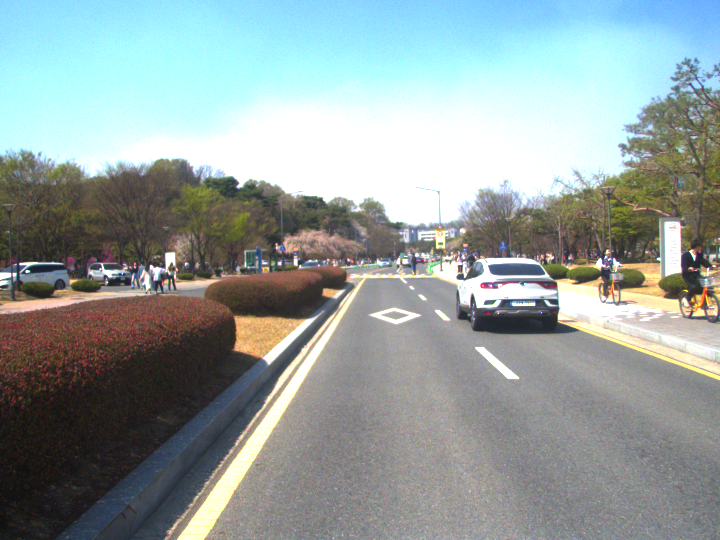
#> input picture test/left.png, 720 x 540 px
$ python stereo_sgbm.py test/left.png test/right.png
#> lines starting #> are read from the running program, lines starting #| are printed output that depends on the picture; after the words box and inside, x2 and y2 are one past the last pixel; in counts of white or black regions, pixels touching at a corner belong together
import cv2
import numpy as np
import argparse

def compute_disparity(left_img_path, right_img_path, min_disp, num_disp, block_size, uniqueness, speckle_win, speckle_range):
    # Load left and right images
#> called with left_img_path = 'test/left.png', right_img_path = 'test/right.png', min_disp = 0, num_disp = 64, block_size = 9, uniqueness = 10, speckle_win = 100, speckle_range = 32
    left_img = cv2.imread(left_img_path, cv2.IMREAD_GRAYSCALE)
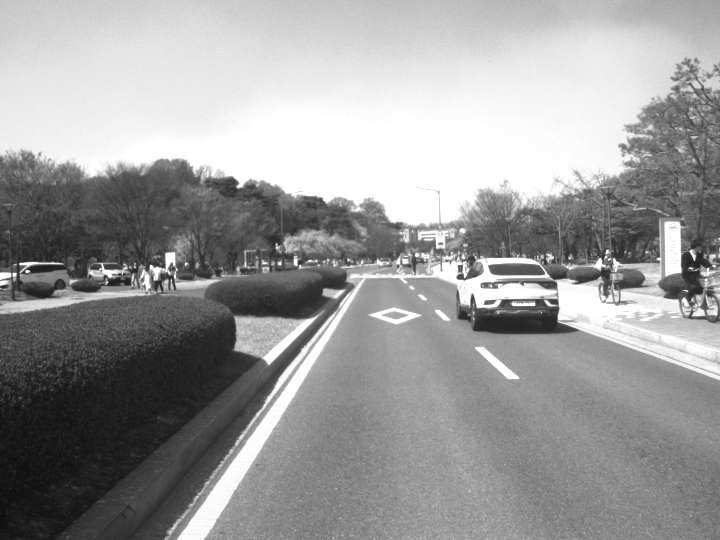
#> left_img: shape (540, 720); min 13, max 255, mean 154.9
    right_img = cv2.imread(right_img_path, cv2.IMREAD_GRAYSCALE)
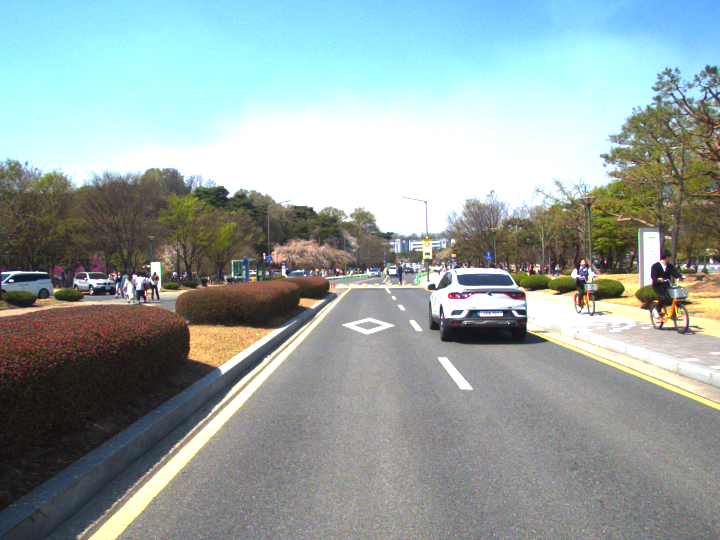
#> input picture test/right.png, 720 x 540 px
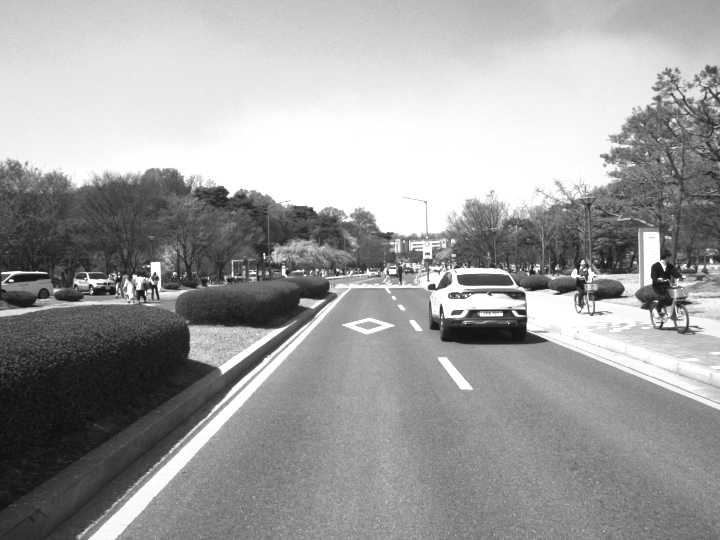
#> right_img: shape (540, 720); min 14, max 255, mean 159

    if left_img is None or right_img is None:
        print("Error: One or both images not found.")
        return

    # Create StereoSGBM matcher
    stereo = cv2.StereoSGBM_create(
        minDisparity=min_disp,
        numDisparities=num_disp,
        blockSize=block_size,
        uniquenessRatio=uniqueness,
        speckleWindowSize=speckle_win,
        speckleRange=speckle_range,
        disp12MaxDiff=1,
        P1=8 * 3 * block_size**2,
        P2=32 * 3 * block_size**2
    )

    # Compute disparity
    disparity = stereo.compute(left_img, right_img).astype(np.float32) / 16.0
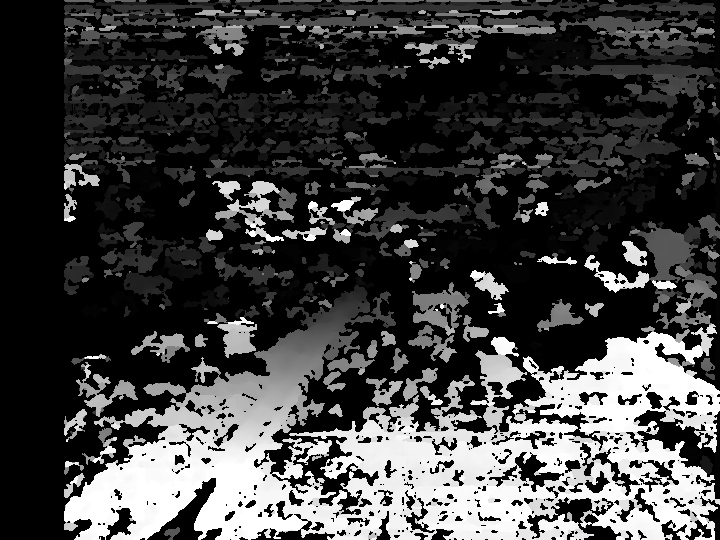
#> disparity: shape (540, 720) float32; min -1, max 63, mean 15.2; drawn with min black and max white

    # Normalize for visualization
    disparity_visual = cv2.normalize(disparity, None, 0, 255, cv2.NORM_MINMAX)
    disparity_visual = np.uint8(disparity_visual)

    # Show the result
    Hori = np.concatenate((left_img, disparity_visual), axis=1)
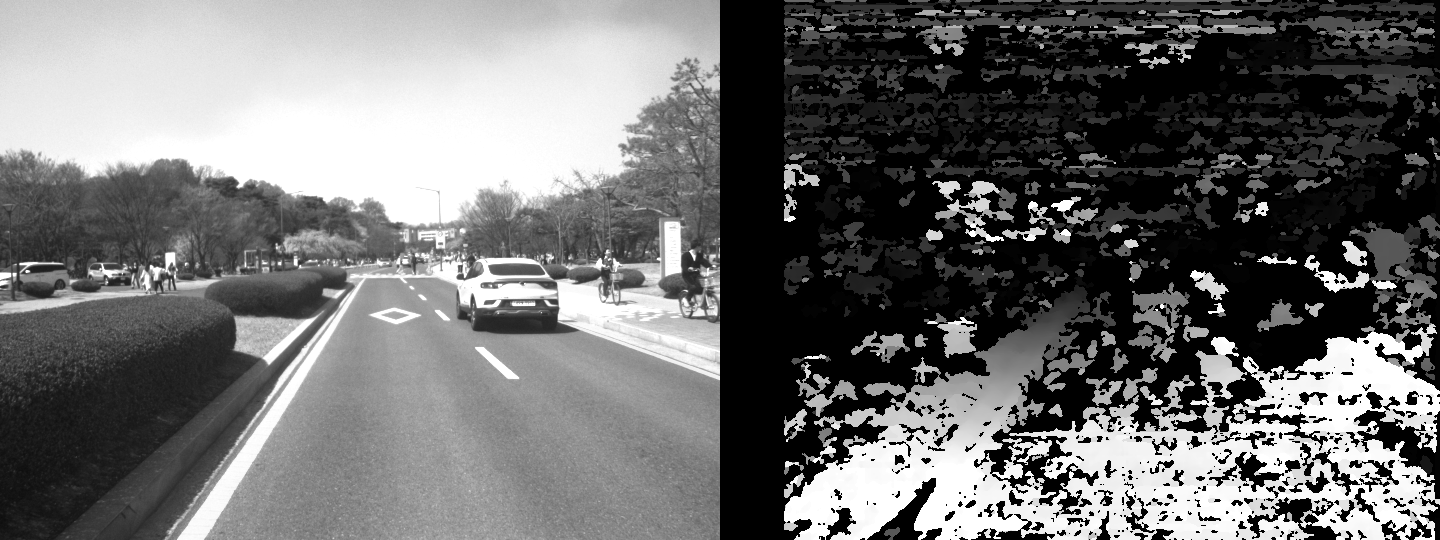
#> Hori: shape (540, 1440); min 0, max 255, mean 109.7
    cv2.putText(Hori, f"min disp={min_disp}, block sz={block_size}, uniqueness={uniqueness}, speck sz={speckle_win}, speck rg={speckle_range}",
                (50, 50),
                cv2.FONT_HERSHEY_SIMPLEX,
                1,
                (255, 0, 0),
                2, cv2.LINE_AA)
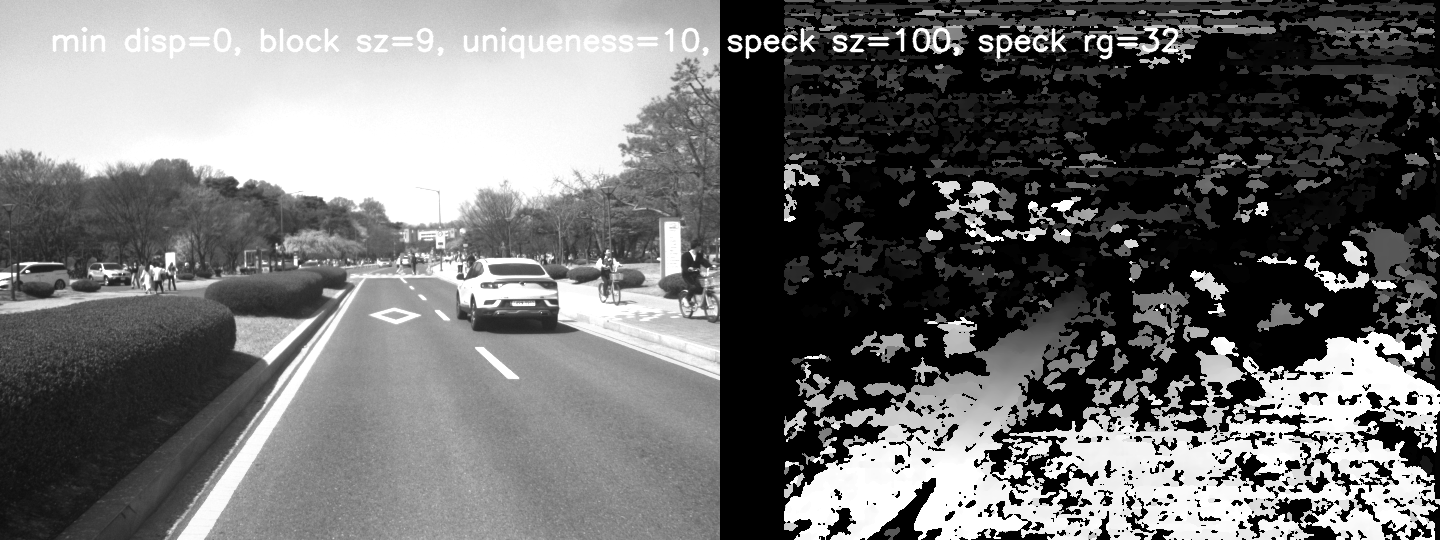
#> Hori: shape (540, 1440); 1.44% of pixels changed, all inside (x1, y1, x2, y2) = (52, 27, 1180, 60)
    # cv2.namedWindow("Disparity Map", cv2.WINDOW_KEEPRATIO)
    cv2.imshow("Disparity Map", Hori)
    wait_time = 1000
    while cv2.getWindowProperty('Disparity Map', cv2.WND_PROP_VISIBLE) >= 1:
        keyCode = cv2.waitKey(wait_time)
#> (key q is pressed here)
        if (keyCode & 0xFF) == ord("q"):
            cv2.destroyAllWindows()
            break

if __name__ == "__main__":
    parser = argparse.ArgumentParser(description="Compute disparity map using StereoSGBM")
    parser.add_argument("left_img", help="Path to the left image")
    parser.add_argument("right_img", help="Path to the right image")
    parser.add_argument("--min_disp", type=int, default=0, help="Minimum disparity")
    parser.add_argument("--num_disp", type=int, default=64, help="Number of disparities (must be divisible by 16)")
    parser.add_argument("--block_size", type=int, default=9, help="Block size for matching (odd number)")
    parser.add_argument("--uniqueness", type=int, default=10, help="Uniqueness ratio")
    parser.add_argument("--speckle_win", type=int, default=100, help="Speckle window size")
    parser.add_argument("--speckle_range", type=int, default=32, help="Speckle range")

    args = parser.parse_args()

    compute_disparity(args.left_img, args.right_img, args.min_disp, args.num_disp, args.block_size, args.uniqueness, args.speckle_win, args.speckle_range)
